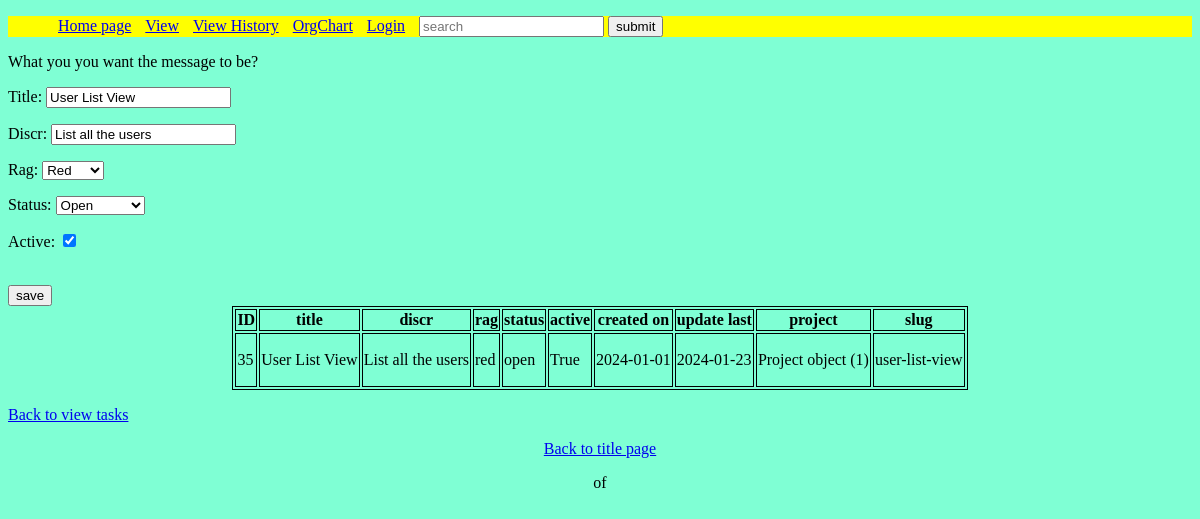
The page /view/update/35/ (signed in) on the database as committed earlier.
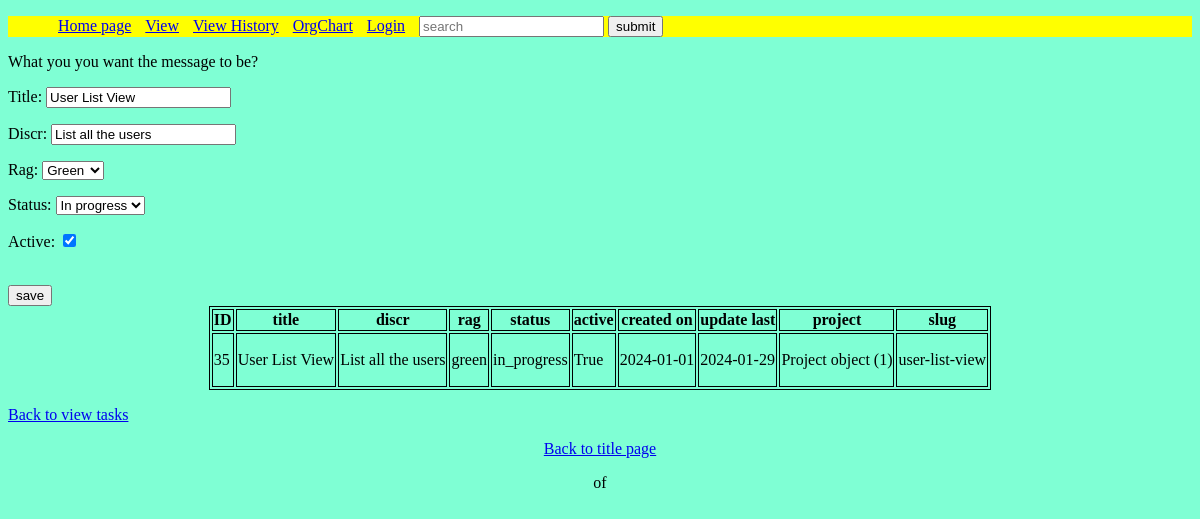
The same page on the database as committed later.
### taskmanager/models.py (models this page shows, shortened)
class Task(models.Model):
    title = models.CharField(max_length=255)
    discr = models.CharField(max_length=255)
    rag = models.CharField(max_length=255)
    status = models.CharField(max_length=255)
    active = models.BooleanField(default=True)
    created_on = models.DateField(auto_now_add=True)
    update_last = models.DateField(auto_now=True)
    project = models.ForeignKey(Project, on_delete=models.CASCADE)
    slug = models.SlugField(default="", null=False)
    class Meta:
        permissions = (("can_close_tasks", "can mark tasks as closed"),)

class Project(models.Model):
    project_name = models.CharField(max_length=100)

### taskmanager/views.py (the view)
# urls.py: path("view/update/<pk>/", views.TaskUpdateView.as_view(), name="update"),
class TaskUpdateView(ContextDataMixim, LoginRequiredMixin, generic.UpdateView):
    model = Task
    title = "Update"
    form_class = TaskForm
    template_name = "update.html"
    context_object_name = "task"
    success_url = "/view"
    def get_object(self, queryset: QuerySet[Any] | None = ...) -> Model:
        pk = self.kwargs.get("pk")
        return get_object_or_404(Task, pk=pk)
    def get_context_data(self, **kwargs: Any) -> dict[str, Any]:
        context = super().get_context_data(**kwargs)
        context["Tasks"] = [self.get_object()]
        return context

### taskmanager/forms.py
class TaskForm(forms.ModelForm):
    user_names = [(i, i) for i in User.objects.all()]
    rag_choices = [
        ("red", "Red"),
        ("amber", "Amber"),
        ("green", "Green"),
    ]  # the second one is the one that is displayed.
    status_choices = [
        ("open", "Open"),
        ("in_progress", "In progress"),
        ("closed", "Closed"),
        ("deleted", "Deleted"),
    ]
    active_choices = [(True, "active"), (False, "inactive")]
    all_choices = (
        {"rag": rag_choices},
        {"status": status_choices},
        {"active": active_choices},
        {"user_names": user_names},
    )
    title = forms.CharField(max_length=255)
    discr = forms.CharField(max_length=255)
    rag = forms.ChoiceField(choices=rag_choices)
    status = forms.ChoiceField(choices=status_choices)
    active = forms.BooleanField(required=False)
    def form_type(self):
        field_types = {}
        for field_name in self.base_fields.items():
            fields = self.base_fields[field_name[0]]
            field_types[field_name] = type(fields)
        return field_types
    class Meta:
        model = Task
        fields = ["title", "discr", "rag", "status", "active"]

### my_task_manager/custom_filters.py (called while the page is built)
@register.filter(name="add_line_breaks")
def add_line_breaks(inputted, line_break_num):
    x = str(inputted)
    words = x.split()
    result = []
    for i, word in enumerate(words, start=1):
        result.append(word)
        if i % line_break_num == 0 and i != len(words):
            result.append("\n")
    result = " ".join(result)
    return result

@register.filter(name="field_display")
def field_display(task, field_name):
    return getattr(task, field_name, "")

### taskmanager/views.py (called while the page is built)
    def get_context_data(self, **kwargs: Any) -> dict[str, Any]:
        context = super().get_context_data(**kwargs)
        context["title"] = self.title
        context["Tasks"] = Task.objects.all()
        context["user"] = User.objects.all()
        context["groups"] = Group.objects.all()
        context["permissions"] = Permission.objects.all()
        context["fields"] = Task._meta.get_fields()
        order_by_param = self.request.GET.get("order_by")
        if order_by_param:
            context["filter"] = Task.objects.order_by(order_by_param)
        else:
            context["filter"] = Task.objects.all()
        context["field_form_type"] = TaskForm().form_type()
        return context

### taskmanager/templates/update.html (shortened to what this page needs)
{% extends 'base_layout.html' %}
{% load static %}
{% block content %}
<form method="POST" action="{% url 'update' pk=object.pk %}">
    <p>What you you want the message to be? </p>
    {{ form.as_p }}
    <br>
    <input type="submit" value="save">
</form>
{% endblock %}

### taskmanager/templates/base_layout.html (shortened to what this page needs)
{% load static %}{% load mytags %}
<!DOCTYPE html>
<html>
{% block head %}
<head>
    <head>
    <link rel="stylesheet" href="{% static 'mainstatic.css' %}">
</head>
<div class="top">
    <ul>
        <li><a href="{% url 'main' %}">Home page</a></li>
        <li><a href="{% url 'view_tasks' %}">View</a></li>
        <li><a href="{% url 'view_history'%}">View History</a></li>
        <li><a href="{% url 'org' %}">OrgChart</a></li>
        {% if user.is_authenticated %}
            <li><a href="{% url 'logout' %}">Logout</a></li>
            <li><a href="">Logged in as {{user}}</a></li>
        {% else %}
            <li><a href="{% url 'login' %}">Login</a></li>
        {% endif %}
        <li>
            <form action="{% url 'view_tasks' %}" method="GET">
                <input type="text" name="lookup" value="{{lookup}}" placeholder="search">
                <input type="submit" value="submit">
            </form>
        </li>
    </ul>
</div>
{% endblock %}
{% block content %}{% endblock %}
{% block table %}
    <table class="center">
        <tr>
            {% for field in fields %}
                <th>{{ field.verbose_name }}</th>
            {% endfor %}
        </tr>
        {% for task in Tasks %}
            <tr>
                {% for field in fields %}
                    <td>{{task|field_display:field.name|add_line_breaks:5|linebreaks}}</td>
                {% endfor %}
            </tr>
        {% endfor %}
    </table>
    <p><a href="{% url 'view_tasks' %}">Back to view tasks</a></p>
{% endblock %}
{% block pagin %}
<div class='pagination-container'>
<p><a href="{% url 'main' %}">Back to title page</a></p>
    <div class="pagination">
        <span class="step-links">
            <span class="current">
                <p>{{page_obj.number}} of {{page_obj.paginator.num_pages}}</p>
            </span>
        </span>
    </div>
{% endblock %}
</html>

### taskmanager/static/mainstatic.css (style rules this page uses)
.top ul { background-color: yellow; }
.top ul li { display: inline-block; margin-left: 10px; list-style-type: none; }
table, th, td { border: 1px solid black; }
table.center { margin-left: auto; margin-right: auto; }
.pagination-container { text-align: center; }

Rows that differ between the two databases and show on the page:
changed Task "User List View": rag "Red" → "Green"; status "Open" → "In progress"; update_last "2024-01-23" → "2024-01-29" (drawn)
Other text that changed with them:
new list line: "green"
new list line: "in_progress"
new list line: "2024-01-29"
list line gone: "red"
list line gone: "open"
list line gone: "2024-01-23"
